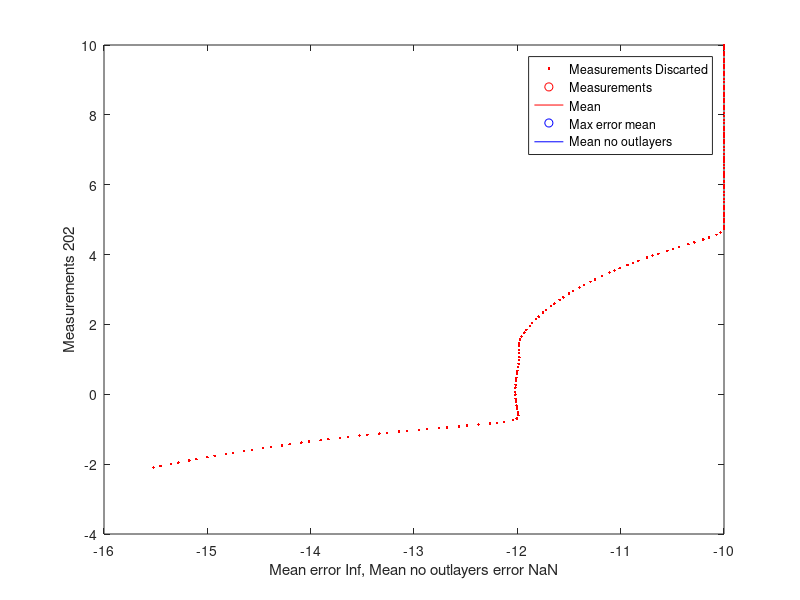

MATLAB code for this plot:
function [ output_args ] = ComputePositionError( )
%COMPUTEPOSITIONERROR This script computes the error in position of an UAV
%that remains static in a position

% Loading the log files
data=load('uav2.txt');

% Extracting the number of measurements
mess = size(data,1);

measurements = data(:,4:5)';

 
% Computing the simple mean
p_mean = [mean(measurements(1,:)) mean(measurements(2,:))];
 
% Deleating outlayers from the measurement set
errors = sqrt((p_mean(1) - measurements(1,:)).^2 + (p_mean(2) - measurements(2,:)).^2);
threshold = mean(errors);    % Errors larger than this measurement are discarded
 
measurements_no_out = measurements(:,find(errors < threshold));
p_mean_no_out = [mean(measurements_no_out(1,:)) mean(measurements_no_out(2,:))];

% Computing the error without outliyers
errors2 = sqrt((p_mean_no_out(1) - measurements(1,:)).^2 + (p_mean_no_out(2) - measurements(2,:)).^2);

e1x = max(errors)*cos([-pi:0.1:pi -pi]) + p_mean(1);
e1y = max(errors)*sin([-pi:0.1:pi -pi]) + p_mean(2);

e2x = max(errors2)*cos([-pi:0.1:pi -pi]) + p_mean_no_out(1);
e2y = max(errors2)*sin([-pi:0.1:pi -pi]) + p_mean_no_out(2);
 
% Ploting everything
close all
axis square
plot(measurements(1,:), measurements(2,:), '.r', ...
     measurements_no_out(1,:), measurements_no_out(2,:), '.b', ...
     p_mean(1), p_mean(2), 'or', ...
     e1x, e1y, '-r', ...
     p_mean_no_out(1), p_mean_no_out(2), 'ob', ...
     e2x, e2y, '-b' ...
     )
legend('Measurements Discarted', 'Measurements', 'Mean', 'Max error mean', 'Mean no outlayers','Max error mean no out')
 
xlabel(['Mean error ' num2str(max(errors)) ', Mean no outlayers error ' num2str(max(errors2))])
ylabel(['Measurements ' num2str(mess)])
disp(['Mean at (' num2str(p_mean) '), error in mean ' num2str(max(errors))])
disp(['Mean at (' num2str(p_mean) '), error in mean no outlayers ' num2str(max(errors2))])
 



end